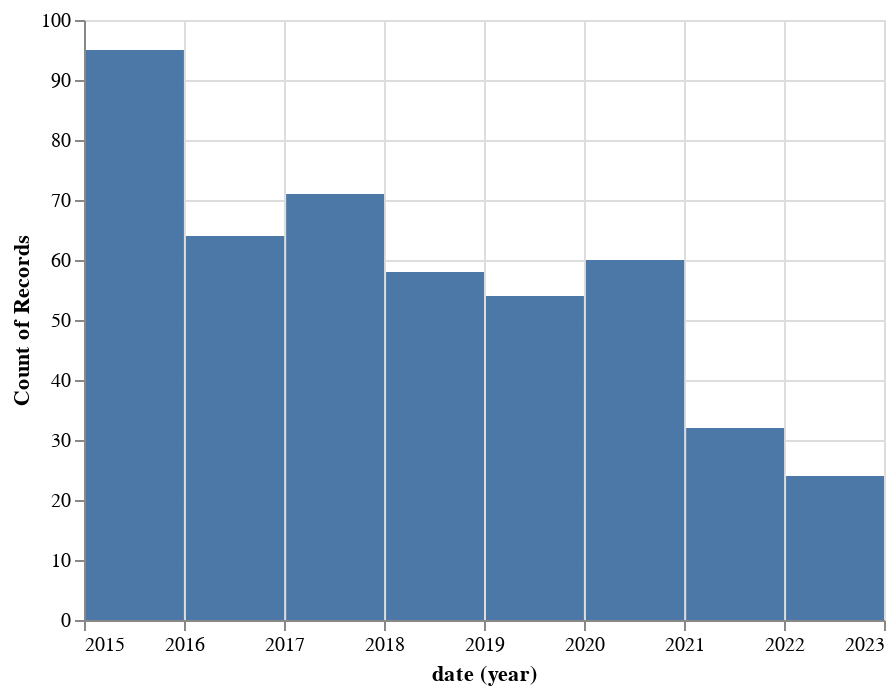

The notebook cell this image was saved under:
### Code cell
alt.Chart(altdf).mark_bar().encode(
    alt.X("year(date):T"),
    y='count()',
).interactive() # can remove it to make it not interactive

### Figure 1 — Vega-Lite specification as saved in the notebook (floating-point values rounded to 4 significant figures; data arrays with more than 128 entries replaced by an {"elided": "..."} marker saying what was removed)
{"config": {"view": {"continuousWidth": 400, "continuousHeight": 300}}, "data": {"name": "data-6a47bfbbeef05b55aa946c5686c9a492"}, "mark": "bar", "encoding": {"x": {"field": "date", "timeUnit": "year", "type": "temporal"}, "y": {"aggregate": "count", "type": "quantitative"}}, "selection": {"selector026": {"type": "interval", "bind": "scales", "encodings": ["x", "y"]}}, "$schema": "https://vega.github.io/schema/vega-lite/v4.17.0.json", "datasets": {"data-6a47bfbbeef05b55aa946c5686c9a492": {"elided": "458 records"}}}
